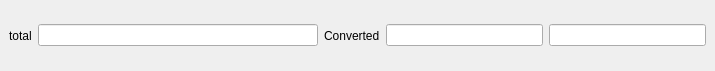
<?xml version="1.0" encoding="UTF-8"?>
<ui version="4.0">
 <class>QgsMeasureSelectedFeaturesBase</class>
 <widget class="QDockWidget" name="QgsMeasureSelectedFeaturesBase">
  <property name="geometry">
   <rect>
    <x>0</x>
    <y>0</y>
    <width>715</width>
    <height>71</height>
   </rect>
  </property>
  <property name="windowTitle">
   <string>Measure Selected Features</string>
  </property>
  <widget class="QWidget" name="dockWidgetContents">
   <layout class="QHBoxLayout" name="horizontalLayout">
    <item>
     <widget class="QLabel" name="mTotalLabel">
      <property name="text">
       <string>total</string>
      </property>
      <property name="wordWrap">
       <bool>true</bool>
      </property>
     </widget>
    </item>
    <item>
     <widget class="QLineEdit" name="mTotalLineEdit">
      <property name="minimumSize">
       <size>
        <width>280</width>
        <height>0</height>
       </size>
      </property>
     </widget>
    </item>
    <item>
     <widget class="QLabel" name="mConvertedLabel">
      <property name="text">
       <string>Converted</string>
      </property>
     </widget>
    </item>
    <item>
     <widget class="QLineEdit" name="mKilometersLineEdit"/>
    </item>
    <item>
     <widget class="QLineEdit" name="mAreaHectaresLineEdit"/>
    </item>
   </layout>
  </widget>
 </widget>
 <resources/>
 <connections/>
</ui>
